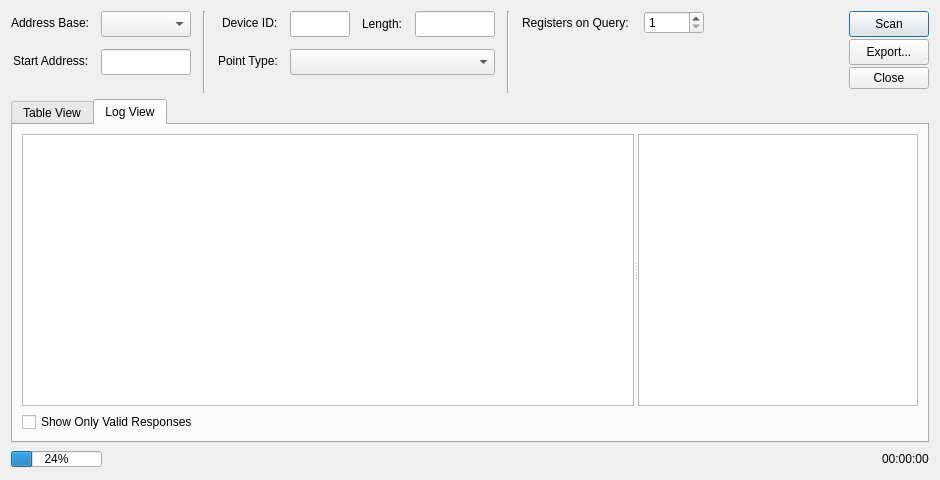
<?xml version="1.0" encoding="UTF-8"?>
<ui version="4.0">
 <class>DialogAddressScan</class>
 <widget class="QDialog" name="DialogAddressScan">
  <property name="geometry">
   <rect>
    <x>0</x>
    <y>0</y>
    <width>940</width>
    <height>480</height>
   </rect>
  </property>
  <property name="windowTitle">
   <string>MODBUS Address Scan</string>
  </property>
  <property name="windowIcon">
   <iconset resource="../../app/resources.qrc">
    <normaloff>:/res/omodscan.png</normaloff>:/res/omodscan.png</iconset>
  </property>
  <layout class="QVBoxLayout" name="verticalLayout_2">
   <item>
    <layout class="QHBoxLayout" name="horizontalLayout">
     <property name="spacing">
      <number>12</number>
     </property>
     <item>
      <layout class="QFormLayout" name="formLayout">
       <property name="labelAlignment">
        <set>Qt::AlignRight|Qt::AlignTrailing|Qt::AlignVCenter</set>
       </property>
       <item row="2" column="0">
        <widget class="QLabel" name="labelStartAddress">
         <property name="text">
          <string>Start Address:</string>
         </property>
        </widget>
       </item>
       <item row="2" column="1">
        <widget class="NumericLineEdit" name="lineEditStartAddress">
         <property name="sizePolicy">
          <sizepolicy hsizetype="Fixed" vsizetype="Fixed">
           <horstretch>0</horstretch>
           <verstretch>0</verstretch>
          </sizepolicy>
         </property>
         <property name="minimumSize">
          <size>
           <width>0</width>
           <height>26</height>
          </size>
         </property>
         <property name="maximumSize">
          <size>
           <width>90</width>
           <height>16777215</height>
          </size>
         </property>
        </widget>
       </item>
       <item row="1" column="0">
        <widget class="QLabel" name="labelAddressBase">
         <property name="text">
          <string>Address Base:</string>
         </property>
        </widget>
       </item>
       <item row="1" column="1">
        <widget class="AddressBaseComboBox" name="comboBoxAddressBase">
         <property name="sizePolicy">
          <sizepolicy hsizetype="Fixed" vsizetype="Fixed">
           <horstretch>0</horstretch>
           <verstretch>0</verstretch>
          </sizepolicy>
         </property>
         <property name="minimumSize">
          <size>
           <width>0</width>
           <height>26</height>
          </size>
         </property>
         <property name="maximumSize">
          <size>
           <width>90</width>
           <height>16777215</height>
          </size>
         </property>
        </widget>
       </item>
      </layout>
     </item>
     <item>
      <widget class="Line" name="line_2">
       <property name="orientation">
        <enum>Qt::Vertical</enum>
       </property>
      </widget>
     </item>
     <item>
      <layout class="QFormLayout" name="formLayout_3">
       <property name="labelAlignment">
        <set>Qt::AlignRight|Qt::AlignTrailing|Qt::AlignVCenter</set>
       </property>
       <item row="0" column="1">
        <layout class="QHBoxLayout" name="horizontalLayout_5">
         <item>
          <widget class="NumericLineEdit" name="lineEditSlaveAddress">
           <property name="sizePolicy">
            <sizepolicy hsizetype="Fixed" vsizetype="Fixed">
             <horstretch>0</horstretch>
             <verstretch>0</verstretch>
            </sizepolicy>
           </property>
           <property name="minimumSize">
            <size>
             <width>0</width>
             <height>26</height>
            </size>
           </property>
           <property name="maximumSize">
            <size>
             <width>60</width>
             <height>16777215</height>
            </size>
           </property>
          </widget>
         </item>
         <item>
          <widget class="QLabel" name="labelLength">
           <property name="sizePolicy">
            <sizepolicy hsizetype="Fixed" vsizetype="Preferred">
             <horstretch>0</horstretch>
             <verstretch>0</verstretch>
            </sizepolicy>
           </property>
           <property name="text">
            <string>Length:</string>
           </property>
          </widget>
         </item>
         <item>
          <widget class="NumericLineEdit" name="lineEditLength">
           <property name="sizePolicy">
            <sizepolicy hsizetype="Fixed" vsizetype="Fixed">
             <horstretch>0</horstretch>
             <verstretch>0</verstretch>
            </sizepolicy>
           </property>
           <property name="minimumSize">
            <size>
             <width>0</width>
             <height>26</height>
            </size>
           </property>
           <property name="maximumSize">
            <size>
             <width>80</width>
             <height>16777215</height>
            </size>
           </property>
          </widget>
         </item>
        </layout>
       </item>
       <item row="2" column="0">
        <widget class="QLabel" name="labelPoinType">
         <property name="text">
          <string>Point Type:</string>
         </property>
        </widget>
       </item>
       <item row="2" column="1">
        <widget class="PointTypeComboBox" name="comboBoxPointType">
         <property name="sizePolicy">
          <sizepolicy hsizetype="Preferred" vsizetype="Fixed">
           <horstretch>0</horstretch>
           <verstretch>0</verstretch>
          </sizepolicy>
         </property>
         <property name="minimumSize">
          <size>
           <width>160</width>
           <height>26</height>
          </size>
         </property>
        </widget>
       </item>
       <item row="0" column="0">
        <widget class="QLabel" name="labelDeviceId">
         <property name="text">
          <string>Device ID:</string>
         </property>
        </widget>
       </item>
      </layout>
     </item>
     <item>
      <widget class="Line" name="line_3">
       <property name="orientation">
        <enum>Qt::Vertical</enum>
       </property>
      </widget>
     </item>
     <item>
      <layout class="QFormLayout" name="formLayout_2">
       <item row="0" column="0">
        <widget class="QLabel" name="labelRegsOnQuery">
         <property name="sizePolicy">
          <sizepolicy hsizetype="Fixed" vsizetype="Preferred">
           <horstretch>0</horstretch>
           <verstretch>0</verstretch>
          </sizepolicy>
         </property>
         <property name="text">
          <string>Registers on Query: </string>
         </property>
        </widget>
       </item>
       <item row="0" column="1">
        <widget class="QSpinBox" name="spinBoxRegsOnQuery">
         <property name="sizePolicy">
          <sizepolicy hsizetype="Fixed" vsizetype="Fixed">
           <horstretch>0</horstretch>
           <verstretch>0</verstretch>
          </sizepolicy>
         </property>
         <property name="minimumSize">
          <size>
           <width>60</width>
           <height>0</height>
          </size>
         </property>
         <property name="maximumSize">
          <size>
           <width>60</width>
           <height>16777215</height>
          </size>
         </property>
         <property name="minimum">
          <number>1</number>
         </property>
         <property name="maximum">
          <number>125</number>
         </property>
        </widget>
       </item>
      </layout>
     </item>
     <item>
      <spacer name="horizontalSpacer">
       <property name="orientation">
        <enum>Qt::Horizontal</enum>
       </property>
       <property name="sizeHint" stdset="0">
        <size>
         <width>40</width>
         <height>20</height>
        </size>
       </property>
      </spacer>
     </item>
     <item>
      <layout class="QVBoxLayout" name="verticalLayout">
       <property name="spacing">
        <number>2</number>
       </property>
       <item>
        <widget class="QPushButton" name="pushButtonScan">
         <property name="minimumSize">
          <size>
           <width>0</width>
           <height>26</height>
          </size>
         </property>
         <property name="text">
          <string>Scan</string>
         </property>
        </widget>
       </item>
       <item>
        <widget class="QPushButton" name="pushButtonExport">
         <property name="minimumSize">
          <size>
           <width>0</width>
           <height>26</height>
          </size>
         </property>
         <property name="text">
          <string>Export...</string>
         </property>
        </widget>
       </item>
       <item>
        <widget class="QDialogButtonBox" name="buttonBox">
         <property name="sizePolicy">
          <sizepolicy hsizetype="Preferred" vsizetype="Expanding">
           <horstretch>0</horstretch>
           <verstretch>0</verstretch>
          </sizepolicy>
         </property>
         <property name="minimumSize">
          <size>
           <width>0</width>
           <height>26</height>
          </size>
         </property>
         <property name="orientation">
          <enum>Qt::Vertical</enum>
         </property>
         <property name="standardButtons">
          <set>QDialogButtonBox::Close</set>
         </property>
        </widget>
       </item>
      </layout>
     </item>
    </layout>
   </item>
   <item>
    <widget class="QTabWidget" name="tabWidget">
     <property name="sizePolicy">
      <sizepolicy hsizetype="Expanding" vsizetype="Expanding">
       <horstretch>0</horstretch>
       <verstretch>1</verstretch>
      </sizepolicy>
     </property>
     <property name="currentIndex">
      <number>1</number>
     </property>
     <widget class="QWidget" name="tabTableView">
      <attribute name="title">
       <string>Table View</string>
      </attribute>
      <layout class="QVBoxLayout" name="verticalLayout_4">
       <property name="leftMargin">
        <number>0</number>
       </property>
       <property name="topMargin">
        <number>0</number>
       </property>
       <property name="rightMargin">
        <number>0</number>
       </property>
       <property name="bottomMargin">
        <number>0</number>
       </property>
       <item>
        <widget class="QTableView" name="tableView">
         <property name="editTriggers">
          <set>QAbstractItemView::NoEditTriggers</set>
         </property>
         <property name="showDropIndicator" stdset="0">
          <bool>false</bool>
         </property>
         <property name="dragDropOverwriteMode">
          <bool>false</bool>
         </property>
         <property name="selectionMode">
          <enum>QAbstractItemView::NoSelection</enum>
         </property>
         <property name="wordWrap">
          <bool>false</bool>
         </property>
         <property name="cornerButtonEnabled">
          <bool>false</bool>
         </property>
         <attribute name="horizontalHeaderHighlightSections">
          <bool>false</bool>
         </attribute>
         <attribute name="verticalHeaderHighlightSections">
          <bool>false</bool>
         </attribute>
        </widget>
       </item>
       <item>
        <layout class="QHBoxLayout" name="horizontalLayout_3">
         <item>
          <widget class="NumericLineEdit" name="lineEditToFind">
           <property name="sizePolicy">
            <sizepolicy hsizetype="Fixed" vsizetype="Fixed">
             <horstretch>0</horstretch>
             <verstretch>0</verstretch>
            </sizepolicy>
           </property>
           <property name="minimumSize">
            <size>
             <width>0</width>
             <height>26</height>
            </size>
           </property>
           <property name="maximumSize">
            <size>
             <width>60</width>
             <height>16777215</height>
            </size>
           </property>
          </widget>
         </item>
         <item>
          <widget class="QPushButton" name="pushButtonFind">
           <property name="text">
            <string>Find Next</string>
           </property>
          </widget>
         </item>
         <item>
          <spacer name="horizontalSpacer_4">
           <property name="orientation">
            <enum>Qt::Horizontal</enum>
           </property>
           <property name="sizeHint" stdset="0">
            <size>
             <width>40</width>
             <height>20</height>
            </size>
           </property>
          </spacer>
         </item>
         <item>
          <widget class="QCheckBox" name="checkBoxHexView">
           <property name="text">
            <string>Hex View</string>
           </property>
          </widget>
         </item>
         <item>
          <widget class="Line" name="line">
           <property name="orientation">
            <enum>Qt::Vertical</enum>
           </property>
          </widget>
         </item>
         <item>
          <widget class="QLabel" name="labelByteOrder">
           <property name="text">
            <string>Byte Order: </string>
           </property>
          </widget>
         </item>
         <item>
          <widget class="ByteOrderComboBox" name="comboBoxByteOrder">
           <property name="minimumSize">
            <size>
             <width>0</width>
             <height>26</height>
            </size>
           </property>
           <property name="sizeAdjustPolicy">
            <enum>QComboBox::AdjustToContents</enum>
           </property>
          </widget>
         </item>
        </layout>
       </item>
      </layout>
     </widget>
     <widget class="QWidget" name="tabLogView">
      <attribute name="title">
       <string>Log View</string>
      </attribute>
      <layout class="QVBoxLayout" name="verticalLayout_3">
       <item>
        <widget class="QSplitter" name="splitter">
         <property name="sizePolicy">
          <sizepolicy hsizetype="Expanding" vsizetype="Expanding">
           <horstretch>0</horstretch>
           <verstretch>0</verstretch>
          </sizepolicy>
         </property>
         <property name="orientation">
          <enum>Qt::Horizontal</enum>
         </property>
         <widget class="QListView" name="logView">
          <property name="sizePolicy">
           <sizepolicy hsizetype="Expanding" vsizetype="Expanding">
            <horstretch>1</horstretch>
            <verstretch>0</verstretch>
           </sizepolicy>
          </property>
          <property name="editTriggers">
           <set>QAbstractItemView::NoEditTriggers</set>
          </property>
          <property name="showDropIndicator" stdset="0">
           <bool>false</bool>
          </property>
          <property name="selectionMode">
           <enum>QAbstractItemView::NoSelection</enum>
          </property>
          <property name="spacing">
           <number>2</number>
          </property>
          <property name="wordWrap">
           <bool>true</bool>
          </property>
         </widget>
         <widget class="ModbusMessageWidget" name="info">
          <property name="minimumSize">
           <size>
            <width>280</width>
            <height>0</height>
           </size>
          </property>
          <property name="focusPolicy">
           <enum>Qt::NoFocus</enum>
          </property>
          <property name="editTriggers">
           <set>QAbstractItemView::NoEditTriggers</set>
          </property>
          <property name="alternatingRowColors">
           <bool>true</bool>
          </property>
          <property name="selectionMode">
           <enum>QAbstractItemView::NoSelection</enum>
          </property>
          <property name="wordWrap">
           <bool>true</bool>
          </property>
         </widget>
        </widget>
       </item>
       <item>
        <layout class="QHBoxLayout" name="horizontalLayout_4">
         <item>
          <widget class="QCheckBox" name="checkBoxShowValid">
           <property name="text">
            <string>Show Only Valid Responses</string>
           </property>
          </widget>
         </item>
         <item>
          <spacer name="horizontalSpacer_3">
           <property name="orientation">
            <enum>Qt::Horizontal</enum>
           </property>
           <property name="sizeHint" stdset="0">
            <size>
             <width>40</width>
             <height>20</height>
            </size>
           </property>
          </spacer>
         </item>
        </layout>
       </item>
      </layout>
     </widget>
    </widget>
   </item>
   <item>
    <layout class="QHBoxLayout" name="horizontalLayout_2">
     <item>
      <widget class="QProgressBar" name="progressBar">
       <property name="sizePolicy">
        <sizepolicy hsizetype="Fixed" vsizetype="Fixed">
         <horstretch>0</horstretch>
         <verstretch>0</verstretch>
        </sizepolicy>
       </property>
       <property name="maximumSize">
        <size>
         <width>16777215</width>
         <height>16</height>
        </size>
       </property>
       <property name="value">
        <number>24</number>
       </property>
      </widget>
     </item>
     <item>
      <spacer name="horizontalSpacer_2">
       <property name="orientation">
        <enum>Qt::Horizontal</enum>
       </property>
       <property name="sizeHint" stdset="0">
        <size>
         <width>40</width>
         <height>20</height>
        </size>
       </property>
      </spacer>
     </item>
     <item>
      <widget class="QLabel" name="labelElapsed">
       <property name="text">
        <string notr="true">00:00:00</string>
       </property>
      </widget>
     </item>
    </layout>
   </item>
  </layout>
 </widget>
 <customwidgets>
  <customwidget>
   <class>ModbusMessageWidget</class>
   <extends>QListWidget</extends>
   <header>modbusmessagewidget.h</header>
  </customwidget>
  <customwidget>
   <class>NumericLineEdit</class>
   <extends>QLineEdit</extends>
   <header>numericlineedit.h</header>
  </customwidget>
  <customwidget>
   <class>PointTypeComboBox</class>
   <extends>QComboBox</extends>
   <header>pointtypecombobox.h</header>
  </customwidget>
  <customwidget>
   <class>AddressBaseComboBox</class>
   <extends>QComboBox</extends>
   <header>addressbasecombobox.h</header>
  </customwidget>
  <customwidget>
   <class>ByteOrderComboBox</class>
   <extends>QComboBox</extends>
   <header>byteordercombobox.h</header>
  </customwidget>
 </customwidgets>
 <tabstops>
  <tabstop>pushButtonScan</tabstop>
  <tabstop>tabWidget</tabstop>
  <tabstop>tableView</tabstop>
  <tabstop>pushButtonExport</tabstop>
  <tabstop>logView</tabstop>
 </tabstops>
 <resources>
  <include location="../../app/resources.qrc"/>
 </resources>
 <connections>
  <connection>
   <sender>buttonBox</sender>
   <signal>accepted()</signal>
   <receiver>DialogAddressScan</receiver>
   <slot>accept()</slot>
   <hints>
    <hint type="sourcelabel">
     <x>928</x>
     <y>89</y>
    </hint>
    <hint type="destinationlabel">
     <x>157</x>
     <y>274</y>
    </hint>
   </hints>
  </connection>
  <connection>
   <sender>buttonBox</sender>
   <signal>rejected()</signal>
   <receiver>DialogAddressScan</receiver>
   <slot>reject()</slot>
   <hints>
    <hint type="sourcelabel">
     <x>928</x>
     <y>89</y>
    </hint>
    <hint type="destinationlabel">
     <x>286</x>
     <y>274</y>
    </hint>
   </hints>
  </connection>
 </connections>
</ui>
